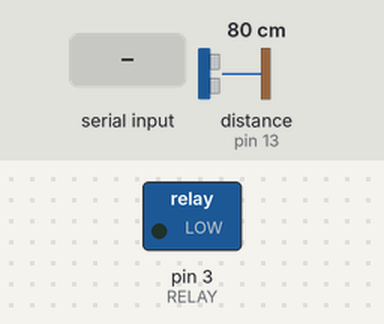
Bench run of a sketch on a simulated Arduino Uno, built with avr-gcc and run on an emulated ATmega328P. Shown: switched loads named in the sketch (green lamp = pin HIGH). Wiring (inferred from the names in the program): ultrasonic range finder: trigger pin 12; echo pin 13. The inputs (shaded band) are chosen by the test bench; at power-on: distance to the obstacle (sensor on pin 13) 80 cm. The echo pulse lasts 58.3 µs per cm; pins used as bus, display or sensor lines are not drawn; what the sketch prints to the serial monitor is not drawn.

Above: at 1.2 s.
1.3 s: "90,45\n" received over Serial
At 3.4 s:
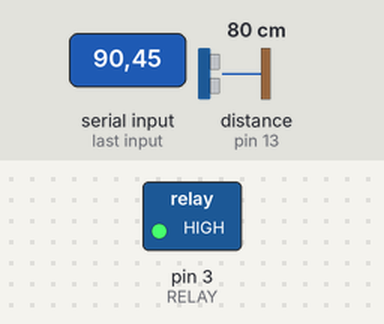
3.8 s: distance to the obstacle (sensor on pin 13) set to 2 cm
5.3 s: "30,150\n" received over Serial
7.8 s: distance to the obstacle (sensor on pin 13) set to 4 cm
9.6 s: "5\n" received over Serial
Timing chart, 0 to 12.6 s (numbered marks = the images above; inputs shaded):
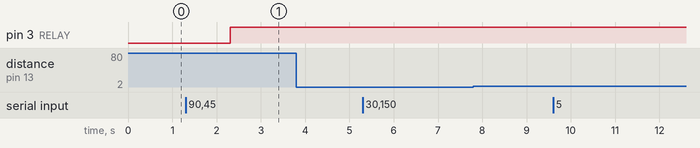

Measured:
- after the input at 1.3 s, pin 3 (RELAY): LOW → HIGH after 1.0 s
- after the input at 3.8 s, every drawn part: stays the same
- after the input at 5.3 s, every drawn part: stays the same
- after the input at 7.8 s, every drawn part: stays the same
- after the input at 9.6 s, every drawn part: stays the same

The sketch:

door_lock.ino
```cpp
/**
  Actuator : Solenoid 12V
  Pins:
    Relay : 3
**/

#define OPEN HIGH
#define CLOSE LOW

const short RELAY = 3;
int doorState = CLOSE;

/**
  Sensor: HC-SR04
  Pins
    Trigger : 12
    Echo : 13
**/
const short TRIG_PIN = 12;
const short ECHO_PIN = 13;
int duration = -1;
int distance = -1;

/**
  Communication : Serial Port
  Baud rate : 9600
**/
const int BAUD_RATE = 9600;

// init
void setup()
{
   pinMode(RELAY, OUTPUT);
   pinMode(TRIG_PIN, OUTPUT);
   pinMode(ECHO_PIN, INPUT);
   Serial.begin(BAUD_RATE);
   digitalWrite(RELAY,CLOSE);
}

void loop()
{

    // actively checking if there is a received message from the python script
    if(Serial.available() > 0)
    {
      doorState = Serial.parseInt();
      if (doorState == CLOSE)
        digitalWrite(RELAY, OPEN);
      else if (doorState == OPEN)
        digitalWrite(RELAY, CLOSE);
    }

    else
    {
      digitalWrite(TRIG_PIN, LOW);
      delayMicroseconds(4);
      digitalWrite(TRIG_PIN, HIGH);
      delayMicroseconds(15);
      digitalWrite(TRIG_PIN, LOW);
      duration = pulseIn(ECHO_PIN, HIGH);
      distance = calculateDistance(duration);

      // send data through serial port
      Serial.write(distance);
    }

}

/* utility functions */

// returns the distance in centimeter between the ultrasonic sensor and an object
int calculateDistance(int duration)
{
   const float SOUND_SPEED = 0.034; // 0.034 us/cm
   return ((duration * SOUND_SPEED) / 2);
}
```
